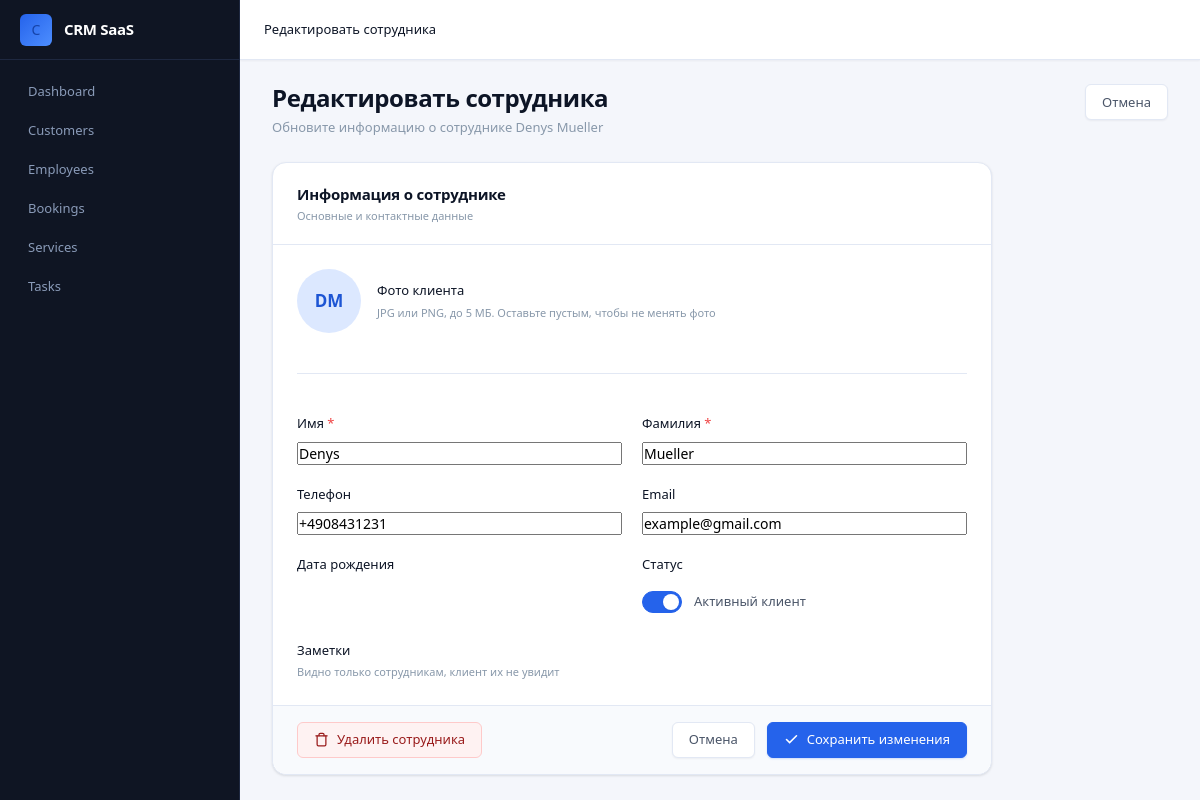
The app's page /employees/edit/4/ (signed in) with its own data.
### apps/employees/models.py (models this page shows, shortened)
class Employee(models.Model):
    company = models.ForeignKey(Company, on_delete=models.CASCADE, related_name="employees")
    first_name = models.CharField(max_length=200)
    last_name = models.CharField(max_length=200)
    date_of_birth = models.DateField(null=True, blank=True)
    email = models.EmailField(blank=True, null=True)
    phone = models.CharField(max_length=20, blank=True, null=True)
    is_active = models.BooleanField(default=True)
    class Meta:
        ordering = ['first_name', 'last_name']
        indexes = [
            models.Index(fields=['first_name', 'last_name']),
        ]

### apps/employees/views.py (the view)
# urls.py: path('edit/<int:id>/', views.edit_employee, name="edit"),
@login_required
def edit_employee(request, id):
    company = get_user_company(user=request.user)
    employee = get_object_or_404(Employee, id=id, company=company)
    if request.method == "POST":
        form = EditEmployeeForm(request.POST, request.FILES, instance=employee)
        if form.is_valid():
            form.save()
            return redirect('employees:detail', id=employee.id)
    else:
        form = EditEmployeeForm(instance=employee)
    context = {'form': form, 'employee': employee}
    return render(request, 'employees/edit.html', context)

### apps/employees/forms.py
class EditEmployeeForm(forms.ModelForm):
    class Meta:
        model = Employee
        fields = ['first_name', 'last_name', 'phone', 'email', 'is_active']

### apps/companies/utils.py (called while the page is built)
def get_user_company(user):
    return Company.objects.filter(owner=user).first()

### apps/employees/templates/employees/edit.html (shortened to what this page needs)
{% extends "base.html" %}
{% load static %}
{% block page_name %}Редактировать сотрудника{% endblock %}
{% block content %}
<div class="page-header">
  <div class="page-header__left">
    <h1 class="page-title">Редактировать сотрудника</h1>
    <p class="page-subtitle">Обновите информацию о сотруднике {{ employee.first_name }} {{ employee.last_name }}</p>
  </div>
  <div class="page-header__actions">
    <a href="{% url 'employees:detail' employee.id %}" class="btn btn-secondary">Отмена</a>
  </div>
</div>
<form method="post" enctype="multipart/form-data" novalidate>
  <div class="card" style="max-width: 720px;">
    <div class="card-header">
      <div>
        <div class="card-title">Информация о сотруднике</div>
        <div class="card-subtitle">Основные и контактные данные</div>
      </div>
    </div>
    <div class="card-body">
      <div class="form-section">
        <div class="flex items-center gap-4">
          <div class="table-avatar" style="width: 64px; height: 64px; font-size: var(--text-lg);">
            {% if employee.avatar %}
              <img src="{{ employee.avatar.url }}" alt="{{ employee.first_name }} {{ employee.last_name }}">
            {% else %}
              {{ employee.first_name.0 }}{{ employee.last_name.0 }}
            {% endif %}
          </div>
          <div class="form-group flex-1">
            <label class="form-label" for="{{ form.avatar.id_for_label }}">Фото клиента</label>
            <div class="form-hint">JPG или PNG, до 5 МБ. Оставьте пустым, чтобы не менять фото</div>
          </div>
        </div>
        <div class="divider"></div>
        <div class="form-row">
          <div class="form-group">
            <label class="form-label form-label-required" for="{{ form.first_name.id_for_label }}">Имя</label>
            {{ form.first_name }}
          </div>
          <div class="form-group">
            <label class="form-label form-label-required" for="{{ form.last_name.id_for_label }}">Фамилия</label>
            {{ form.last_name }}
          </div>
        </div>
        <div class="form-row">
          <div class="form-group">
            <label class="form-label" for="{{ form.phone.id_for_label }}">Телефон</label>
            {{ form.phone }}
          </div>
          <div class="form-group">
            <label class="form-label" for="{{ form.email.id_for_label }}">Email</label>
            {{ form.email }}
          </div>
        </div>
        <div class="form-row">
          <div class="form-group">
            <label class="form-label" for="{{ form.birth_date.id_for_label }}">Дата рождения</label>
          </div>
          <div class="form-group">
            <label class="form-label">Статус</label>
            <div class="flex items-center gap-3" style="height: 38px;">
              <label class="toggle">
                <span class="toggle__track"></span>
              </label>
              <span class="form-check__label">Активный клиент</span>
            </div>
          </div>
        </div>
        <div class="form-group">
          <label class="form-label" for="{{ form.notes.id_for_label }}">Заметки</label>
          <div class="form-hint">Видно только сотрудникам, клиент их не увидит</div>
        </div>
      </div>
    </div>
    <div class="card-footer flex justify-between gap-3">
      <button type="button" class="btn btn-danger" onclick="document.getElementById('deleteCustomerModal').classList.add('open')">
        <svg viewBox="0 0 24 24" fill="none" stroke="currentColor" stroke-width="2" stroke-linecap="round"><polyline points="3 6 5 6 21 6"/><path d="M19 6v14a2 2 0 0 1-2 2H7a2 2 0 0 1-2-2V6m3 0V4a2 2 0 0 1 2-2h4a2 2 0 0 1 2 2v2"/></svg>
        Удалить сотрудника
      </button>
      <div class="flex gap-3">
        <a href="{% url 'employees:detail' employee.id %}" class="btn btn-secondary">Отмена</a>
        <button type="submit" class="btn btn-primary">
          <svg viewBox="0 0 24 24" fill="none" stroke="currentColor" stroke-width="2.5" stroke-linecap="round"><polyline points="20 6 9 17 4 12"/></svg>
          Сохранить изменения
        </button>
      </div>
    </div>
  </div>
</form>
{% endblock %}

### records on screen
Employee: first_name "Denys", last_name "Mueller", first_name.0 "D", last_name.0 "M", phone "+4908431231", email "example@gmail.com"
